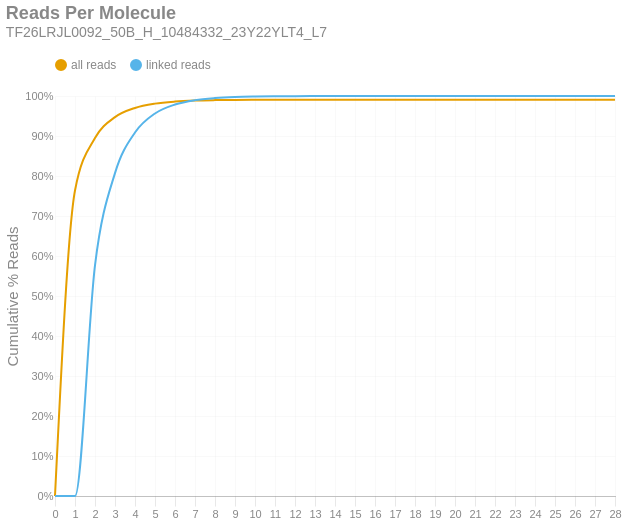

This figure's notebook cell:
### Markdown cell above
### Reads per Molecule
This chart shows the cumulative distribution of the number of reads per linked molecule. That is, how many alignments are associated with a unique molecule. This excludes the number of reads associated with invalid or absent linked-read barcodes. The `linked` histogram is the percentages recalculated when disregarding singletons.

### Code cell
if SKIPLR:
    print_html(f"Skipped")
else:
    counts = np.bincount(valids['reads'].cast(pl.Int64).to_numpy())
    weighted = counts * np.arange(len(counts))
    all_perc = weighted / n_reads
    linked_perc = weighted / n_linked_reads
    linked_perc[1] = 0
    binned_df = pl.DataFrame({
        'readsper': list(range(len(counts))),
        'all reads (cumsum)': np.cumsum(all_perc).tolist(),
        'linked reads (cumsum)': np.cumsum(linked_perc).tolist(),
    })

    with SafeRender(binned_df):
        (
            density_plot(binned_df, 'Reads Per Molecule', samplename, 'readspmol')
            .encode(
                x=alt.X('readsper:O', title=None).axis(labelAngle=0).scale(padding=0),
                y=alt.Y('value:Q', title='Cumulative % Reads').axis(format='%').stack(False),
                color=alt.Color("key:N").scale(domain=["all reads", "linked reads"]),
                tooltip=[
                    alt.Tooltip("key:N", title="Data Type"),
                    alt.Tooltip("readsper:O", title="Reads Per Molecule"),
                    alt.Tooltip("value:Q", format=".2%", title="% Reads (Cum.)")
                ]            
            )
        ).display()

### Figure 1 — Vega-Lite specification as saved in the notebook (floating-point values rounded to 4 significant figures)
{"width": "container", "height": 400, "config": {"title": {"anchor": "start", "dy": -15, "fontSize": 18, "color": "#888888", "subtitleColor": "#888888", "subtitleFontSize": 14}, "arc": {"fill": "#0072B2"}, "axis": {"domainColor": "#888888", "domainWidth": 0.5, "gridWidth": 0.2, "grid": false, "titleFontWeight": 400, "titleFontSize": 15, "labelFontSize": 11, "labelColor": "#888888", "tickColor": "#888888", "tickWidth": 0.2, "titleColor": "#888888"}, "axisBand": {"grid": false}, "axisX": {"grid": true, "tickSize": 10, "domainCap": "round"}, "axisY": {"domain": false, "grid": true, "tickSize": 0, "domainCap": "round"}, "background": "transparent", "header": {"labelFontSize": 15, "labelColor": "#888888", "titleFontSize": 15, "titleFontWeight": 600, "titleColor": "#888888"}, "legend": {"labelFont": "sans-serif", "labelFontSize": 12, "labelColor": "#888888", "symbolSize": 100, "symbolType": "circle", "titleFontSize": 12, "titlePadding": 10, "titleColor": "#888888", "title": null, "orient": "top"}, "range": {"category": ["#E69F00", "#56B4E9", "#009E73", "#F0E442", "#0072B2", "#D55E00", "#CC79A7", "#000000"], "diverging": ["#cfe8f3", "#a2d4ec", "#73bfe2", "#46abdb", "#1696d2", "#12719e"]}, "area": {"fill": "#0072B2", "fillOpacity": 0.7, "line": true, "strokeOpacity": 0.7}, "line": {"color": "#0072B2", "stroke": "#0072B2", "strokeWidth": 2}, "trail": {"color": "#0072B2", "stroke": "#0072B2", "strokeWidth": 0, "size": 1}, "point": {"filled": true, "fillOpacity": 1.0, "size": 95}, "text": {"color": "#888888", "fontSize": 11, "align": "right", "fontWeight": 400, "size": 11}, "bar": {"fill": "#0072B2", "stroke": null}, "view": {"stroke": null, "continuousWidth": 660, "continuousHeight": 400}}, "data": {"name": "data-85ac1214ed09d77f0a53a553e9538a97"}, "mark": {"type": "line", "interpolate": "monotone", "point": {"opacity": 0, "size": 275}}, "encoding": {"color": {"field": "key", "scale": {"domain": ["all reads", "linked reads"]}, "type": "nominal"}, "tooltip": [{"field": "key", "title": "Data Type", "type": "nominal"}, {"field": "readsper", "title": "Reads Per Molecule", "type": "ordinal"}, {"field": "value", "format": ".2%", "title": "% Reads (Cum.)", "type": "quantitative"}], "x": {"axis": {"labelAngle": 0}, "field": "readsper", "scale": {"padding": 0}, "title": null, "type": "ordinal"}, "y": {"axis": {"format": "%"}, "field": "value", "stack": false, "title": "Cumulative % Reads", "type": "quantitative"}}, "params": [{"name": "param_c36ac31b6afebe62", "select": {"type": "point", "fields": ["key"]}, "bind": "legend"}], "title": {"text": "Reads Per Molecule", "subtitle": "TF26LRJL0092_50B_H_10484332_23Y22YLT4_L7"}, "transform": [{"fold": ["all reads (cumsum)", "linked reads (cumsum)"]}, {"calculate": "replace(datum.key, ' (cumsum)', '')", "as": "key"}, {"filter": {"param": "param_c36ac31b6afebe62"}}], "usermeta": {"embedOptions": {"downloadFileName": "TF26LRJL0092_50B_H_10484332_23Y22YLT4_L7.readspmol"}}, "$schema": "https://vega.github.io/schema/vega-lite/v6.4.1.json", "datasets": {"data-85ac1214ed09d77f0a53a553e9538a97": [{"readsper": 0, "all reads (cumsum)": 0.0, "linked reads (cumsum)": 0.0}, {"readsper": 1, "all reads (cumsum)": 0.7638, "linked reads (cumsum)": 0.0}, {"readsper": 2, "all reads (cumsum)": 0.8948, "linked reads (cumsum)": 0.5768}, {"readsper": 3, "all reads (cumsum)": 0.9471, "linked reads (cumsum)": 0.8073}, {"readsper": 4, "all reads (cumsum)": 0.9702, "linked reads (cumsum)": 0.9088}, {"readsper": 5, "all reads (cumsum)": 0.981, "linked reads (cumsum)": 0.9564}, {"readsper": 6, "all reads (cumsum)": 0.986, "linked reads (cumsum)": 0.9787}, {"readsper": 7, "all reads (cumsum)": 0.9885, "linked reads (cumsum)": 0.9897}, {"readsper": 8, "all reads (cumsum)": 0.9897, "linked reads (cumsum)": 0.9949}, {"readsper": 9, "all reads (cumsum)": 0.9903, "linked reads (cumsum)": 0.9975}, {"readsper": 10, "all reads (cumsum)": 0.9906, "linked reads (cumsum)": 0.9987}, {"readsper": 11, "all reads (cumsum)": 0.9907, "linked reads (cumsum)": 0.9993}, {"readsper": 12, "all reads (cumsum)": 0.9908, "linked reads (cumsum)": 0.9997}, {"readsper": 13, "all reads (cumsum)": 0.9908, "linked reads (cumsum)": 0.9998}, {"readsper": 14, "all reads (cumsum)": 0.9908, "linked reads (cumsum)": 0.9999}, {"readsper": 15, "all reads (cumsum)": 0.9909, "linked reads (cumsum)": 0.9999}, {"readsper": 16, "all reads (cumsum)": 0.9909, "linked reads (cumsum)": 1.0}, {"readsper": 17, "all reads (cumsum)": 0.9909, "linked reads (cumsum)": 1.0}, {"readsper": 18, "all reads (cumsum)": 0.9909, "linked reads (cumsum)": 1.0}, {"readsper": 19, "all reads (cumsum)": 0.9909, "linked reads (cumsum)": 1.0}, {"readsper": 20, "all reads (cumsum)": 0.9909, "linked reads (cumsum)": 1.0}, {"readsper": 21, "all reads (cumsum)": 0.9909, "linked reads (cumsum)": 1.0}, {"readsper": 22, "all reads (cumsum)": 0.9909, "linked reads (cumsum)": 1.0}, {"readsper": 23, "all reads (cumsum)": 0.9909, "linked reads (cumsum)": 1.0}, {"readsper": 24, "all reads (cumsum)": 0.9909, "linked reads (cumsum)": 1.0}, {"readsper": 25, "all reads (cumsum)": 0.9909, "linked reads (cumsum)": 1.0}, {"readsper": 26, "all reads (cumsum)": 0.9909, "linked reads (cumsum)": 1.0}, {"readsper": 27, "all reads (cumsum)": 0.9909, "linked reads (cumsum)": 1.0}, {"readsper": 28, "all reads (cumsum)": 0.9909, "linked reads (cumsum)": 1.0}]}}
